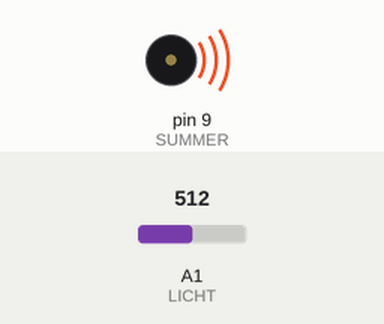
A sketch run on a simulated Arduino Uno, built with avr-gcc and run on an emulated ATmega328P. Parts: buzzer (waves = sounding). The test bench sets the inputs (shaded band); at power-on: A1 (LICHT) = 512.

Above: at 0.1 s.
Timing chart, 0 to 1.6 s (numbered marks = the images above):
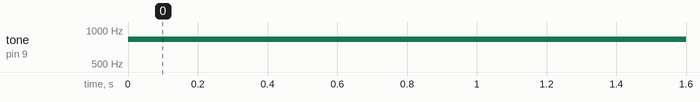

Measured:
- by itself, tone on pin 9 (SUMMER): silent → 825 Hz at 0.00 s

The sketch:

tag06_lichttheremin.ino
```cpp
// Tag 6: Licht-Theremin
// Fotowiderstand von 5V nach A1, 10 kOhm von A1 nach GND.
// Passiver Summer an Pin 9.
// Hand ueber den Fotowiderstand halten: Je dunkler, desto tiefer der Ton.

const int LICHT = A1;
const int SUMMER = 9;

void setup() {}

void loop() {
  int hell = analogRead(LICHT);                  // 0 (dunkel) bis 1023 (hell)
  int frequenz = map(hell, 0, 1023, 150, 1500);  // in einen Ton umrechnen
  tone(SUMMER, frequenz);
  delay(10);
}
```
